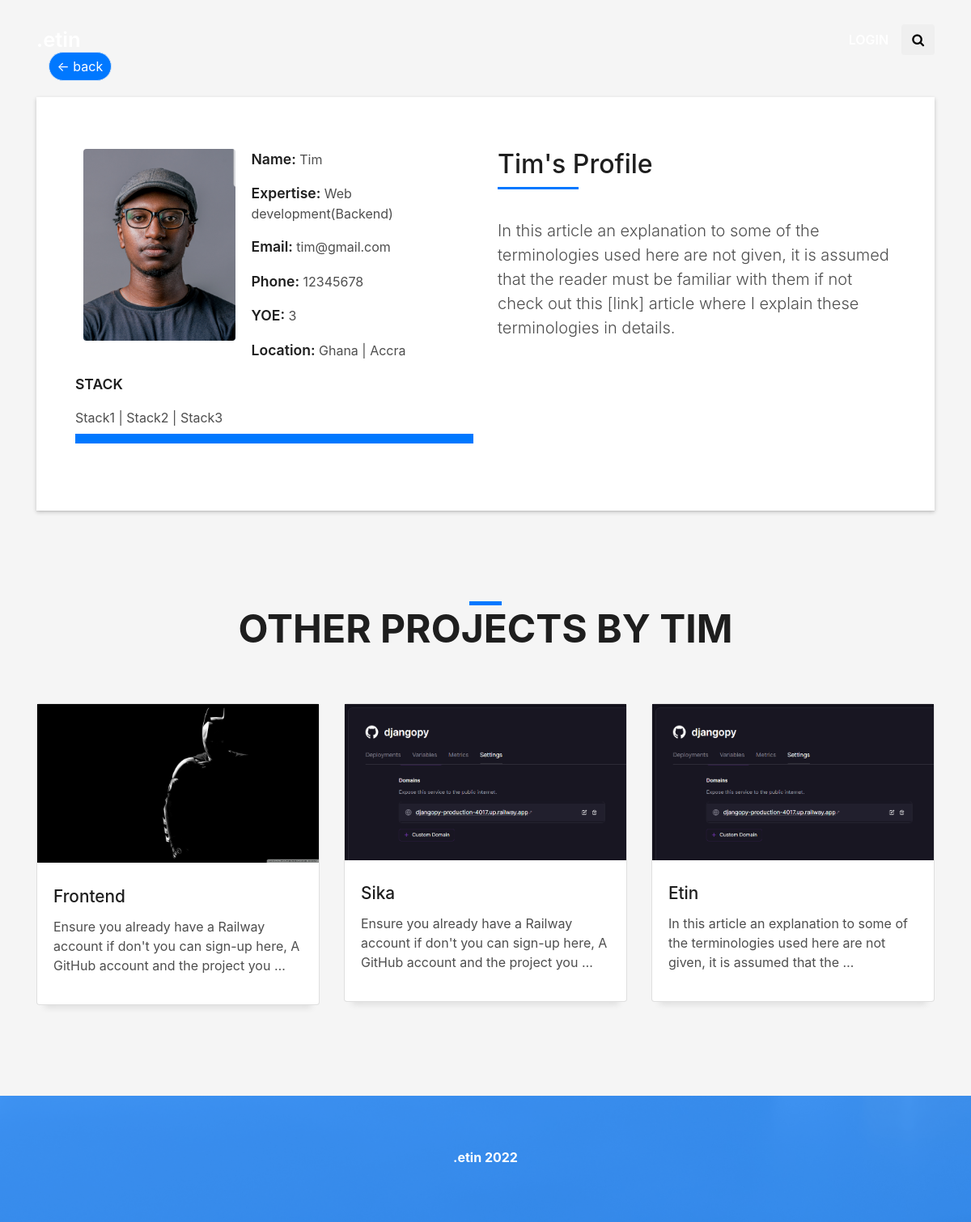
/profile/tim/, run on the app's committed database.
### app/models.py (models this page shows, shortened)
class User(AbstractUser):
    username = models.CharField(max_length=200, null=True)
    expertise = models.ForeignKey(Expertise, on_delete=models.SET_NULL, null=True)
    email = models.EmailField(unique=True, null=True)
    mobile_number = models.IntegerField(null=True, blank=True)
    location = models.CharField(max_length=200, default='Country | State')
    years_of_experience = models.IntegerField(null=True, blank=True)
    avatar = models.ImageField(default='avatar.svg')
    tech_stack = models.CharField(max_length=500, default='Stack1 | Stack2 | Stack3')
    about_me = models.TextField(null=True, blank=True)
    USERNAME_FIELD = 'email'
    REQUIRED_FIELDS = ['username']

class Expertise(models.Model):
    name = models.CharField(max_length=200)
    def __str__(self):
        return self.name

class Project(models.Model):
    engineer = models.ForeignKey(User, on_delete=models.CASCADE, null=True, blank=True)
    name = models.CharField(max_length=100, null=True, blank=True)
    git_hub_link = models.URLField(max_length=2000, null=True, blank=True)
    live_link = models.URLField(max_length=2000, null=True, blank=True)
    about = models.TextField(null=True, blank=True)
    tech_used = models.CharField(max_length=100, default='Stack1 | stack2')
    image = models.ImageField(null=True, blank=True, default=None)
    hit_count_generic = GenericRelation(HitCount, object_id_field='object_pk',
                                        related_query_name='hit_count_generic_relation')
    created_at = models.DateTimeField(auto_now_add=True)
    class Meta:
        ordering = ['-created_at']

### app/views.py (the view)
# urls.py: path('profile/<str:pk>/', views.engineer_profile, name='profile'),
def engineer_profile(request, pk):
    engineer = User.objects.get(username=pk)
    my_projects = engineer.project_set.all()
    context = {'engineer': engineer, 'my_projects': my_projects}
    return render(request, 'profile.html', context)

### templates/profile.html (shortened to what this page needs)
{% extends 'base.html' %}
{% block content %}
<section id="about" class="about-mf sect-pt4 route">
  <div class="container">
    <div class="col-md-12" style="margin-bottom:20px;">
      <a href="/" class="button button-a button-medium button-rouded">&#8592; back</a>
    </div>
    <div class="row">
      <div class="col-sm-12">
        <div class="box-shadow-full">
          <div class="row">
            <div class="col-md-6">
              <div class="row">
                <div class="col-sm-6 col-md-5">
                  <div class="about-img">
                    <img src="{{engineer.avatar.url}}" class="img-fluid rounded b-shadow-a" alt="">
                  </div>
                </div>
                <div class="col-sm-6 col-md-7">
                  <div class="about-info">
                    <p><span class="title-s">Name: </span> <span>{{engineer.username|title}}</span></p>
                    <p><span class="title-s">Expertise: </span> <span>{{engineer.expertise}}</span></p>
                    <p><span class="title-s">Email: </span> <span>{{engineer.email}}</span></p>
                    <p><span class="title-s">Phone: </span> <span>{{engineer.mobile_number}}</span></p>
                    <p><span class="title-s">YOE: </span> <span>{{engineer.years_of_experience}}</span></p>
                    <p><span class="title-s">Location: </span> <span>{{engineer.location|title}}</span></p>
                  </div>
                </div>
              </div>
              <div class="skill-mf">
                <p class="title-s">STACK</p>
                <span>{{engineer.tech_stack}}</span>
                <div class="progress">
                  <div class="progress-bar" role="progressbar" style="width: 100%;" aria-valuenow="85" aria-valuemin="0" aria-valuemax="100"></div>
                </div>
              </div>
            </div>
            <div class="col-md-6">
              <div class="about-me pt-4 pt-md-0">
                <div class="title-box-2">
                  <h5 class="title-left">
                    {{engineer.username|title}}'s Profile
                  </h5>
                </div>
                <p class="lead">{{engineer.about_me}}</p>
              </div>
            </div>
          </div>
        </div>
      </div>
    </div>
  </div>
</section>
<section id="blog" class="blog-mf sect-pt4 route">
  <div class="container">
    <div class="row">
      <div class="col-sm-12">
        <div class="title-box text-center">
          <div class="line-mf"></div>
          <h5 class="title-a">
            OTHER PROJECTS BY {{engineer.username|title}}
          </h5>
        </div>
      </div>
    </div>
    <div class="row">
      {% for my_project in my_projects %}
      <div class="col-md-4">
        <div class="card card-blog">
          <div class="card-img">
            <a href="{% url 'project-detail' my_project.name %}"><img src="{{my_project.image.url}}" width="867" height="479" alt="" class="img-fluid"></a>
          </div>
          <div class="card-body">
            <h3 class="card-title"><a href="{% url 'project-detail' my_project.name %}">{{my_project.name|title}}</a></h3>
            <p class="card-description">{{my_project.about|truncatewords:20}}</p>
          </div>
        </div>
      </div>
      {% endfor %}
    </div>
  </div>
</section>
{% endblock %}

### templates/base.html (shortened to what this page needs)
<!DOCTYPE html>
{% load static %}
<html lang="en">
<head>
    <link href="{% static 'lib/bootstrap/css/bootstrap.min.css' %}" rel="stylesheet">
    <link href="{% static 'lib/font-awesome/css/font-awesome.min.css' %}" rel="stylesheet">
    <link href="{% static 'lib/animate/animate.min.css' %}" rel="stylesheet">
    <link href="{% static 'lib/ionicons/css/ionicons.min.css' %}" rel="stylesheet">
    <link href="{% static 'lib/owlcarousel/assets/owl.carousel.min.css' %}" rel="stylesheet">
    <link href="{% static 'lib/lightbox/css/lightbox.min.css' %}" rel="stylesheet">
    <link href="{% static 'css/style.css' %}" rel="stylesheet">
</head>
<body id="page-top">
{% include 'header.html' %}
{% block content %}
{% endblock %}
{% include 'footer.html' %}
</body>
</html>

### templates/header.html (shortened to what this page needs)
<nav class="navbar navbar-b navbar-trans navbar-expand-md fixed-top" id="mainNav">
  <div class="container">
    <a class="navbar-brand js-scroll" href="/">.etin</a>
    {% if request.user.is_authenticated %}
    <div class="post-author">
      <a class="nav-link js-scroll" href="{% url 'profile' request.user.username %}">
        <img src="{{request.user.avatar.url}}" alt="" class="avatar rounded-circle">
      </a>
    </div>
    <div class="post-author">
      <a class="nav-link js-scroll" href="{% url 'logout' %}">
        <span class="author">Logout</span>
      </a>
    </div>
    {% else %}
    <div class="post-author">
      <a class="nav-link js-scroll" href="{% url 'login' %}">
        <span class="author">Login</span>
      </a>
    </div>
    {% endif %}
    <button type="button" class="btn btn-b-n navbar-toggle-box-collapse d-none d-md-block" data-toggle="collapse"
            data-target="#navbarTogglerDemo01" aria-expanded="false">
      <span class="fa fa-search" aria-hidden="true"></span>
    </button>
  </div>
</nav>

### templates/footer.html
{% load static %}
<section class="paralax-mf footer-paralax bg-image sect-mt4 route" style="background-image: url({% static 'img/bg_1.jpg' %})">
  <div class="overlay-mf"></div>
  <footer>
    <div class="container">
      <div class="row">
        <div class="col-sm-12">
          <div class="copyright-box">
            <p class="copyright"><strong>.etin 2022</strong></p>
          </div>
        </div>
      </div>
    </div>
  </footer>
</section>

### static/css/style.css (style rules this page uses)
body { background-color: #f5f5f5; color: #4e4e4e; }
h1, h2, h3, h4, h5, h6 { color: #1e1e1e; }
a { color: #1e1e1e; transition: all 0.5s ease-in-out; }
.box-shadow, .paralax-mf, .service-box, .work-box, .card-blog { box-shadow: 0 13px 8px -10px rgba(0, 0, 0, 0.1); }
.bg-image { background-repeat: no-repeat; background-attachment: fixed; background-size: cover; background-position: center center; }
.overlay-mf { background-color: #0078ff; }
.overlay-mf { position: absolute; top: 0; left: 0px; padding: 0; height: 100%; width: 100%; opacity: .7; }
.paralax-mf { position: relative; padding: 8rem 0; }
.sect-pt4 { padding-top: 4rem; }
.sect-mt4 { margin-top: 4rem; }
.title-s { font-weight: 600; color: #1e1e1e; font-size: 1.1rem; }
.title-box { margin-bottom: 4rem; }
.title-a { font-size: 3rem; font-weight: bold; text-transform: uppercase; }
.line-mf { width: 40px; height: 5px; background-color: #0078ff; margin: 0 auto; }
.title-box-2 { margin-bottom: 3rem; }
.title-left { font-size: 2rem; position: relative; }
.title-left:before { content: ''; position: absolute; height: 3px; background-color: #0078ff; width: 100px; bottom: -12px; }
.box-shadow-full { padding: 3rem 1.25rem; position: relative; background-color: #fff; margin-bottom: 3rem; z-index: 2; box-shadow: 0 1px 1px 0 rgba(0, 0, 0, 0.06), 0 2px 5px 0 rgba(0, 0, 0, 0.2); }
.navbar-b { transition: all .5s ease-in-out; background-color: transparent; padding-top: 1.563rem; padding-bottom: 1.563rem; }
.navbar-b.navbar-trans .nav-link, .navbar-b.navbar-reduce .nav-link { color: #fff; text-transform: uppercase; font-weight: 600; }
.navbar-b.navbar-trans .nav-link:before, .navbar-b.navbar-reduce .nav-link:before { content: ''; position: absolute; margin-left: 0px; width: 0%; bottom: 0; left: 0; height: 2px; transition: all 500ms ease; }
.navbar-b.navbar-trans .nav-link:before { background-color: #fff; }
.navbar-b .navbar-brand { color: #fff; font-size: 1.6rem; font-weight: 600; }
.about-mf .box-shadow-full { padding-top: 4rem; padding-bottom: 4rem; }
.about-mf .about-img { margin-bottom: 2rem; }
.about-mf .about-img img { margin-left: 10px; }
.skill-mf span { color: #4e4e4e; }
.skill-mf .progress { background-color: #cde1f8; margin: .5rem 0 1.2rem 0; border-radius: 0; height: .7rem; }
.skill-mf .progress .progress-bar { height: .7rem; background-color: #0078ff; }
.card-blog .card-body { position: relative; }
.card-blog .card-title { font-size: 1.3rem; margin-top: .6rem; }
.card-blog .card-description { color: #4e4e4e; }
.footer-paralax { padding: 4rem 0 0 0; }
footer { text-align: center; color: #fff; padding-bottom: 4rem; }
footer .copyright { margin-bottom: .3rem; }
.button { display: inline-block; padding: .3rem .6rem; text-align: center; vertical-align: middle; -webkit-user-select: none; -moz-user-select: none; -ms-user-select: none; user-select: none; font-size: 1rem; border-radius: .3rem; border: 1px solid transparent; transition: all 500ms ease; cursor: pointer; }
.button-a { background-color: #0078ff; color: #fff; border-color: #cde1f8; }
.button-rouded { border-radius: 5rem; }
@media (min-width: 767px) { .card-blog { margin-bottom: 3rem; } }
@media (min-width: 768px) { .box-shadow-full { padding: 3rem; } }
@media (min-width: 768px) { .navbar-b.navbar-trans .nav-link:before, .navbar-b.navbar-reduce .nav-link:before { margin-left: 18px; } }

### data on the page
User: avatar (picture), username "Tim", expertise "Web development(Backend)", email "tim@gmail.com", mobile_number "12345678", years_of_experience "3", location "Ghana | Accra", tech_stack "Stack1 | Stack2 | Stack3", about_me "In this article an explanation to some of the terminologies used here are not given, it is assumed that the reader must be familiar with them if not check out this [link] article where I explain these terminologies in details.", username "TIM"
Project: image (picture), name "Frontend", about "Ensure you already have a Railway account if don't you can sign-up here, A GitHub account and the project you …"
Project: image (picture), name "Sika", about "Ensure you already have a Railway account if don't you can sign-up here, A GitHub account and the project you …"
Project: image (picture), name "Etin", about "In this article an explanation to some of the terminologies used here are not given, it is assumed that the …"
